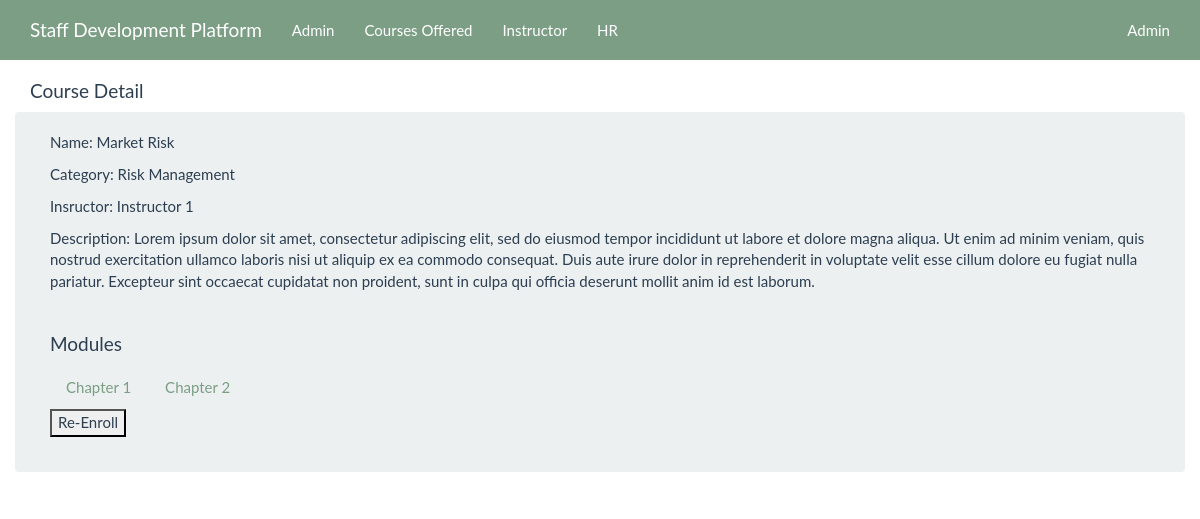
The page /main/completedCourses/3/ (signed in) on the database its author committed.
### main/models.py (models this page shows, shortened)
class Course(models.Model):
	category = models.ForeignKey(Category)
	instructor = models.ForeignKey(Instructor)
	name = models.CharField(max_length=40)
	description = models.TextField()
	deployed = models.IntegerField(default=0)
	def getModules(self):
		return Module.objects.filter(course = self)

class Category(models.Model):
	name = models.CharField(max_length=40)
	def __str__(self):
		return self.name

class Instructor(models.Model):
	instructor = models.OneToOneField(
        User,
        primary_key=True,
    )
	def __str__(self):
		return self.instructor.first_name + " " + self.instructor.last_name

class Module(models.Model):
	course = models.ForeignKey(Course, on_delete=models.CASCADE)
	name = models.CharField(max_length=40)
	position = models.IntegerField(default=0)

### main/views.py (the view)
# urls.py: url(r'^completedCourses/(?P<course_id>\d+)/$', views.viewFullContent, name='completedCourses'),
@login_required
def viewFullContent(request,course_id):
	participantObj = Participant.objects.get(pk=request.user.id)
	courseObj = Course.objects.get(pk=course_id)
	modules = courseObj.getModules().order_by("position")
	if participantObj.course_id is None:
		x = 1 #not enrolled in any course, show everything + option to enroll
	else:
		if participantObj.course_id == int(course_id):
			x = 2 #load course accordingly, as this is Participant's enrolled course
		else:
			x = 3 #load course accordingly, Participant is enrolled in another course. give option to drop current course to get this course
	template=loader.get_template('main/viewFullContent.html')
	context={'course': courseObj, 'modules': modules, 'enrollStatus': x, 'participant_id': request.user.id }
	return HttpResponse(template.render(context,request))

### main/templates/main/viewFullContent.html (shortened to what this page needs)
<head>
</head>
{% include "main/navbar.html" %}
<div class="container" style="padding-top:10px">
  <h4>Course Detail</h4>
  <div class="row well">
    <div class="col-md-12">
      {% if course %}
      <p> Name: {{ course.name }}</p>
      <p> Category: {{ course.category }}</p>
      <p> Insructor: {{ course.instructor }}</p>
      <p> Description: {{ course.description }}</p>
      <h4> Modules </h4>
      <div id="moduleContainer">
        {% include "main/module.html" %}
      </div>
       {% if enrollStatus == 1 %}
      <form name="form" action="{% url 'addDrop' %}" method="POST">
        <div>
          <input type="submit" value="Re-Enroll" />
        </div>
      </form>
      {% endif %} {% else %}
      <p>No course details available for this course</p>
      {% endif %}
    </div>
  </div>

### main/templates/main/navbar.html (shortened to what this page needs)
{% block content %}
<meta charset="utf-8"> {% load static %}
<link rel="stylesheet" href="{{STATIC_URL}}/static/css/bootstrap.min.css">
<link rel="stylesheet" href="{{STATIC_URL}}/static/css/bootstrap.css">
<nav class="navbar navbar-inverse navbar-fixed-top">
	<div class="container">
		<div class="navbar-header">
			<a class="navbar-brand">Staff Development Platform	</a>
		</div>
		<div class="collapse navbar-collapse" id="myNavbar">
			<ul class="nav navbar-nav">
				{%if request.user.is_superuser %}
				<li><a href='{%url "admin" %}'>Admin</a></li>
				{% endif %}
				<li><a href='{% url "participant" %}'>Courses Offered</a></li>
				{%if request.user.is_staff %}
				<li><a href='{%url "instructor" %}'>Instructor</a></li>
					{% endif %} {%if request.session.isHR %}
				<li><a href='{%url "participantList" %}'>HR</a></li>
				{% endif %}
			</ul>
			<ul class="nav navbar-nav navbar-right">
				<li><a href="{% url "logout" %}"><span class="glyphicon glyphicon-log-in"></span> {{user.first_name}}</a></li>
			</ul>
		</div>
	</div>
</nav>
{% endblock %}

### main/templates/main/module.html
<ul class='nav nav-tabs' id='modules'>
{% for module in modules %}
	<li role='presentation' id='{{ module.id }}'><a data-toggle='tab' href='#' class='moduleLoad' id='{{ module.id }}'>{{ module.name }}</a></li>
{% endfor %}
</ul>

### rows shown on the page
Course: name "Market Risk", category "Risk Management", instructor "Instructor 1", description "Lorem ipsum dolor sit amet, consectetur adipiscing elit, sed do eiusmod tempor incididunt ut labore et dolore magna aliqua. Ut enim ad minim veniam, quis nostrud exercitation ullamco laboris nisi ut aliquip ex ea commodo consequat. Duis aute irure dolor in reprehenderit in voluptate velit esse cillum dolore eu fugiat nulla pariatur. Excepteur sint occaecat cupidatat non proident, sunt in culpa qui officia deserunt mollit anim id est laborum."
Module: name "Chapter 1"
Module: name "Chapter 2"

### other values the page prints
{{ user.first_name }} "Admin"
